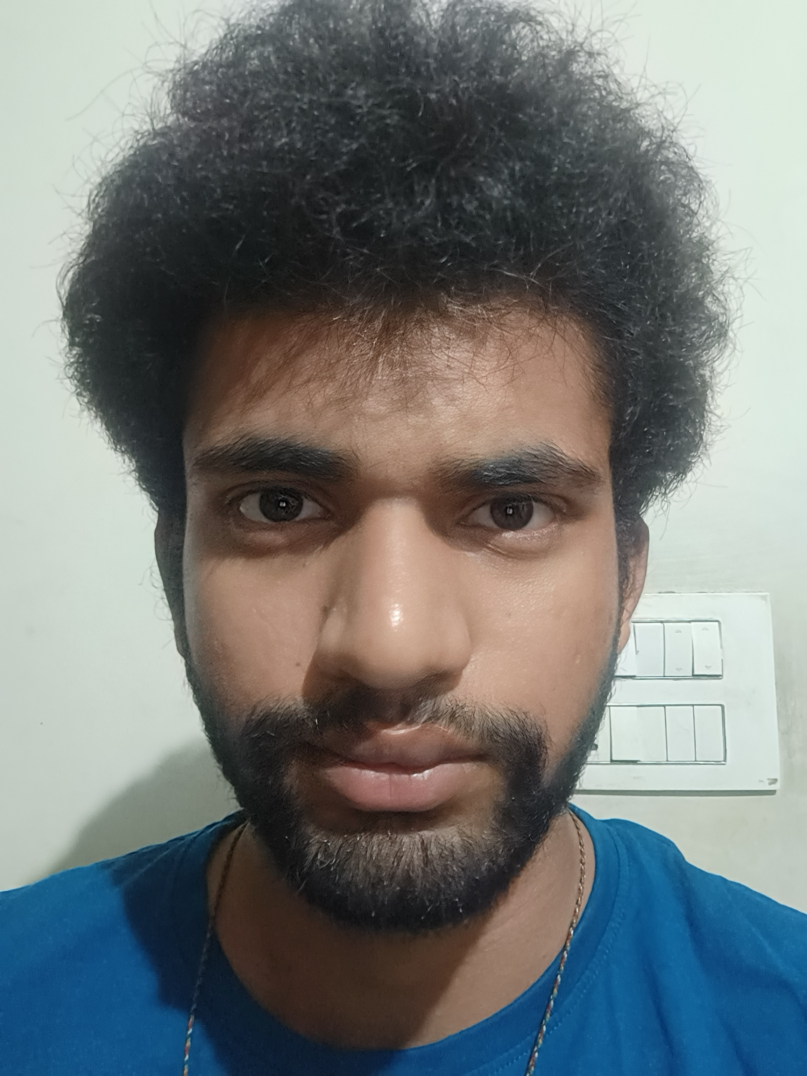
#> input picture dataset/student_faces/24L31A4449_madhu_ram/24L31A4449_madhuram.jpg, 1614 x 2152 px (shown at 1/2 size)
$ python -i face_engine.py   (imports and definitions only)
#> lines starting #> are read from the running program, lines starting #| are printed output that depends on the picture
import cv2
import numpy as np
import base64

try:
    import face_recognition
    FACE_RECOGNITION_AVAILABLE = True
except ImportError:
    FACE_RECOGNITION_AVAILABLE = False


class FaceEngine:
    def __init__(self, tolerance=0.5):
        self.tolerance = tolerance  # lower is stricter. default face_recognition is 0.6
        # Load cascade classifier once, not on every call
        self._face_cascade = cv2.CascadeClassifier(cv2.data.haarcascades + 'haarcascade_frontalface_default.xml')

    def decode_base64_image(self, base64_string: str) -> np.ndarray:
        """Decodes base64 string to OpenCV BGR image."""
        try:
            if ',' in base64_string:
                base64_string = base64_string.split(',')[1]

            img_data = base64.b64decode(base64_string)
            nparr = np.frombuffer(img_data, np.uint8)
            img = cv2.imdecode(nparr, cv2.IMREAD_COLOR)

            if img is None:
                raise ValueError("Failed to decode image. The image data may be corrupted or in an unsupported format.")

            return img
        except Exception as e:
            raise ValueError(f"Image decoding error: {str(e)}")

    # [21 lines left out: function _validate_face_opencv, not called in this run]

    def get_face_embedding(self, base64_image: str) -> list[float]:
        """
        Detects face and returns the 128-dimensional embedding.
        Throws ValueError if no face or >1 face is found.
        Decodes the image ONCE and performs face detection ONCE.
        """
        img = self.decode_base64_image(base64_image)

        if FACE_RECOGNITION_AVAILABLE:
            # Use face_recognition library (more accurate than Haar cascade)
            rgb_img = cv2.cvtColor(img, cv2.COLOR_BGR2RGB)

            try:
                face_locations = face_recognition.face_locations(rgb_img)
            except Exception as e:
                raise ValueError(f"Face detection error: {str(e)}")

            if len(face_locations) == 0:
                raise ValueError("No face detected in the image.")
            if len(face_locations) > 1:
                raise ValueError("Multiple faces detected. Please ensure only one person is in the frame.")

            # Validate face size
            top, right, bottom, left = face_locations[0]
            face_w = right - left
            face_h = bottom - top
            img_h, img_w = img.shape[:2]
            face_ratio = (face_w * face_h) / (img_w * img_h)

            if face_ratio < 0.05:
                raise ValueError(f"Face too small in frame ({face_ratio*100:.1f}% of frame). Move closer to camera.")

            try:
                encodings = face_recognition.face_encodings(rgb_img, face_locations)
                if not encodings:
                    raise ValueError("Could not extract face encoding.")
                return encodings[0].tolist()
            except ValueError:
                raise
            except Exception as e:
                raise ValueError(f"Face encoding error: {str(e)}")
        else:
            # Fallback: OpenCV Haar cascade + histogram embedding
            self._validate_face_opencv(img)

            try:
                # Resize to standard size for consistent embeddings
                img_resized = cv2.resize(img, (128, 128))
                gray_resized = cv2.cvtColor(img_resized, cv2.COLOR_BGR2GRAY)
                edges = cv2.Canny(gray_resized, 100, 200)

                # Create 128D embedding from edge histogram
                hist = cv2.calcHist([edges], [0], None, [128], [0, 256])
                hist = cv2.normalize(hist, hist).flatten()

                return list(hist)[:128]
            except Exception as e:
                # Final fallback: hash-based embedding
                import hashlib
                img_data = cv2.resize(img, (16, 16))
                pixels = img_data.flatten().tobytes()

                hash_obj = hashlib.sha256(pixels)
                hash_bytes = hash_obj.digest()  # 32 bytes

                embedding = [float(hash_bytes[i % 32]) / 255.0 for i in range(128)]
                return embedding

    # [25 lines left out: functions check_liveness, compare_faces, not called in this run]

>>> import cv2
>>> picture = cv2.imread('../dataset/student_faces/24L31A4449_madhu_ram/24L31A4449_madhuram.jpg', cv2.IMREAD_GRAYSCALE)
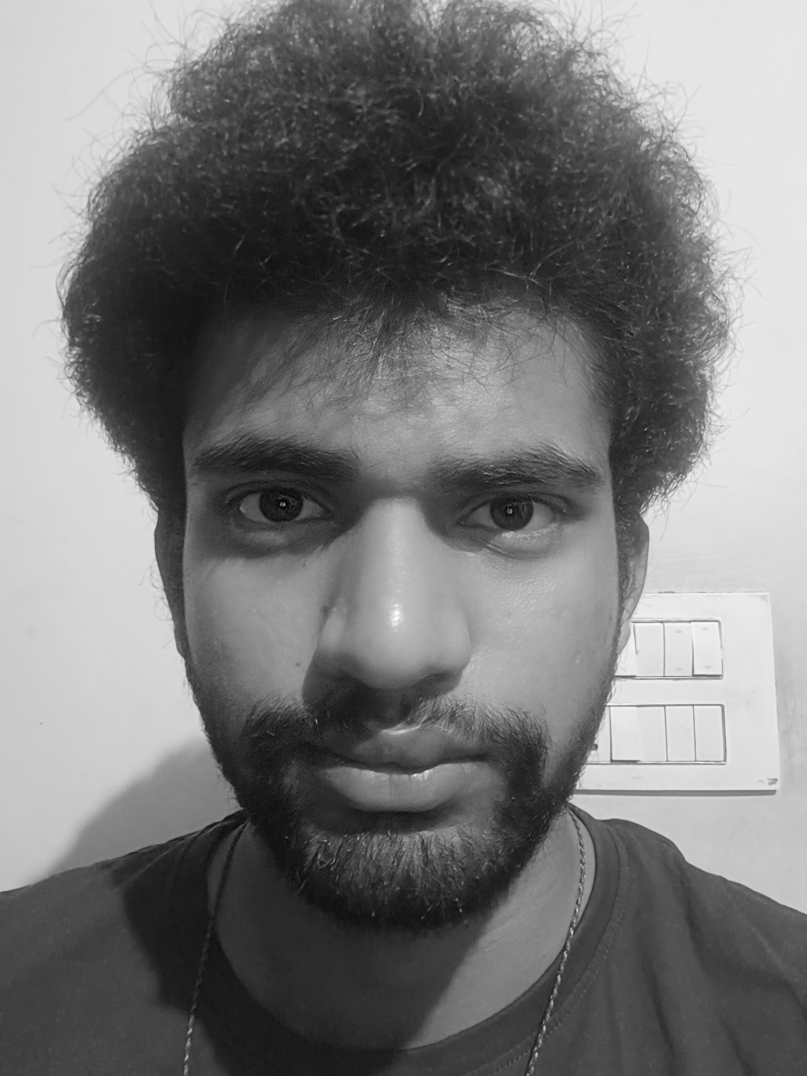
#> picture: shape (2152, 1614) (shown at 1/2 size); min 0, max 254, mean 119.7
>>> result = FaceEngine().get_face_embedding(picture)
#> in decode_base64_image, `nparr = np.frombuffer(img_data, np.uint8)`: nparr = 12257 values, max 252 at index 49, min 0 at index 11429, mean 136.3
#> (the run stopped early here; a loop or call above may not have finished)

$ run again, on dataset/student_faces/24L31A4449_madhu_ram/IMG_20260406_204113.jpg
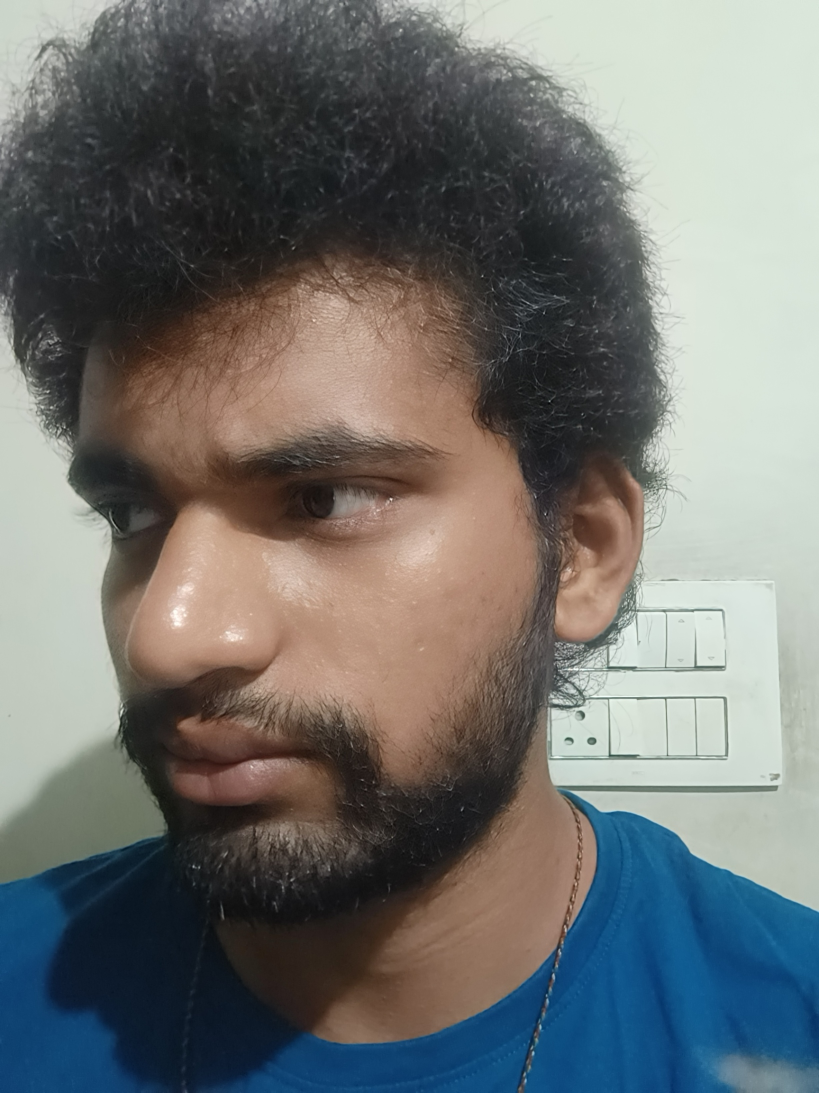
#> input picture dataset/student_faces/24L31A4449_madhu_ram/IMG_20260406_204113.jpg, 1638 x 2185 px (shown at 1/2 size)
#> `picture = cv2.imread('../dataset/student_faces/24L31A4449_madhu_ram/24..`:
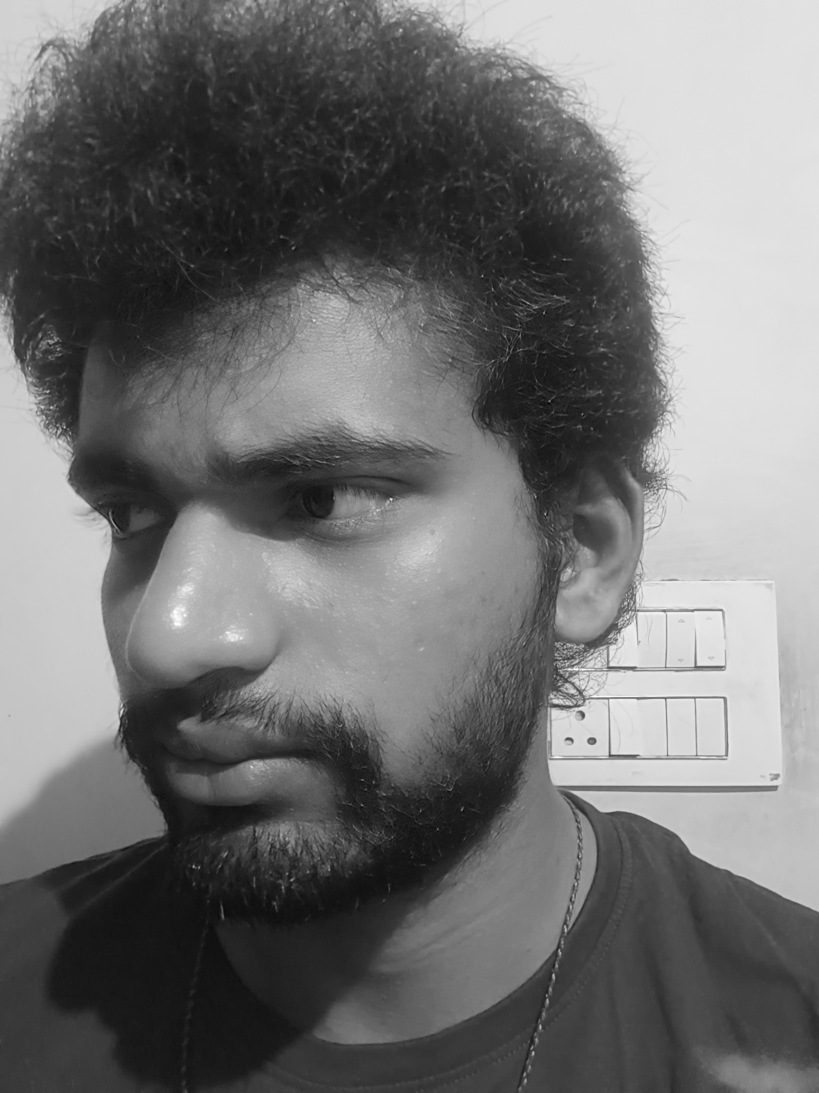
#> picture: shape (2185, 1638) (shown at 1/2 size); min 2, max 255, mean 112.7

$ run again, on dataset/student_faces/24L31A4449_madhu_ram/IMG_20260406_204119.jpg
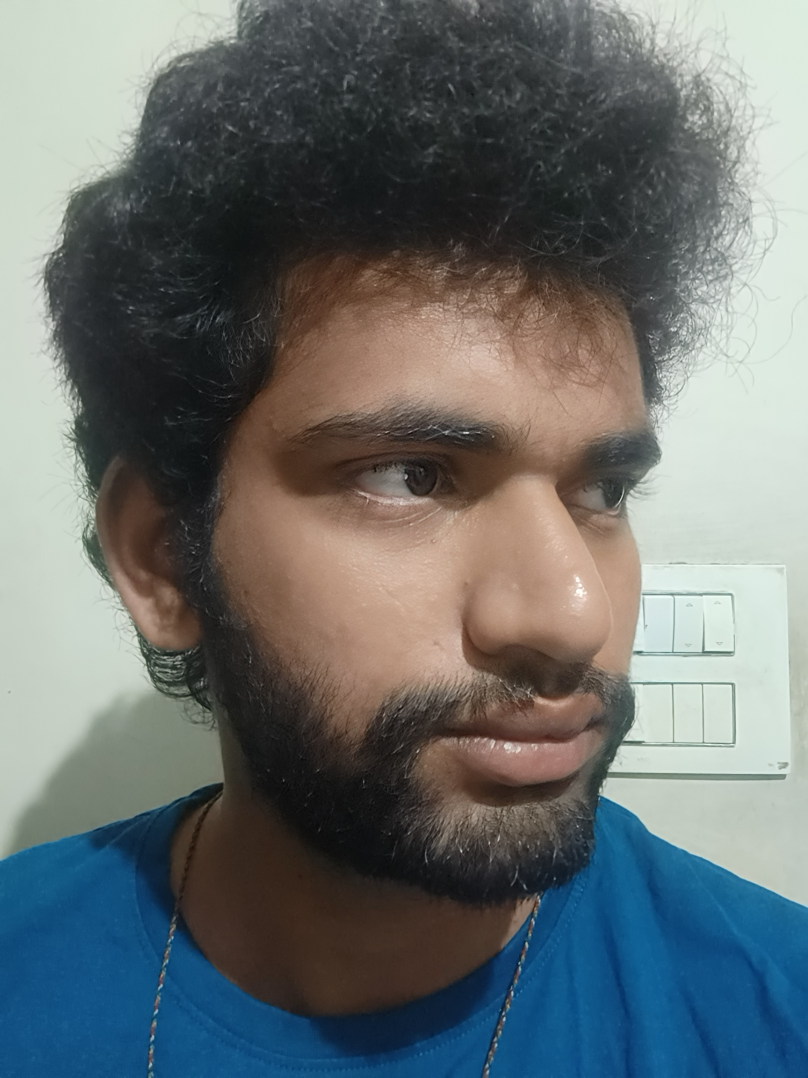
#> input picture dataset/student_faces/24L31A4449_madhu_ram/IMG_20260406_204119.jpg, 1616 x 2155 px (shown at 1/2 size)
#> `picture = cv2.imread('../dataset/student_faces/24L31A4449_madhu_ram/24..`:
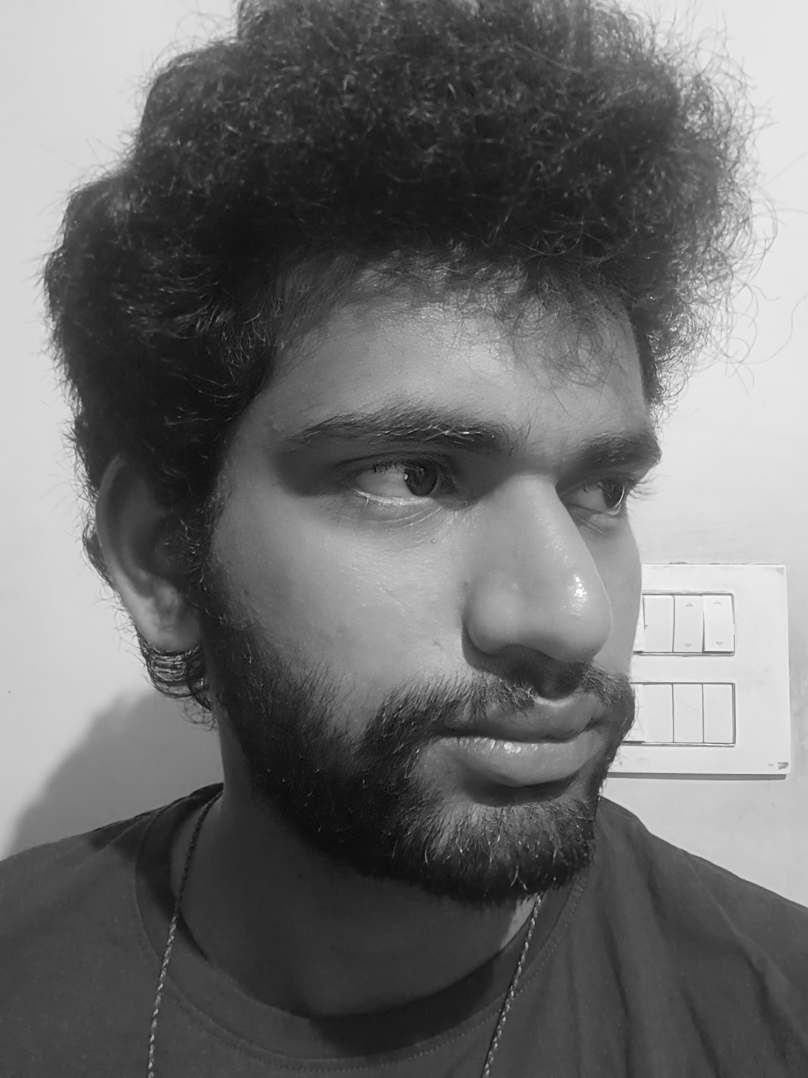
#> picture: shape (2155, 1616) (shown at 1/2 size); min 4, max 255, mean 108.6
#> nparr = 197 values, max 242 at index 193, min 4 at index 118, mean 127.3
